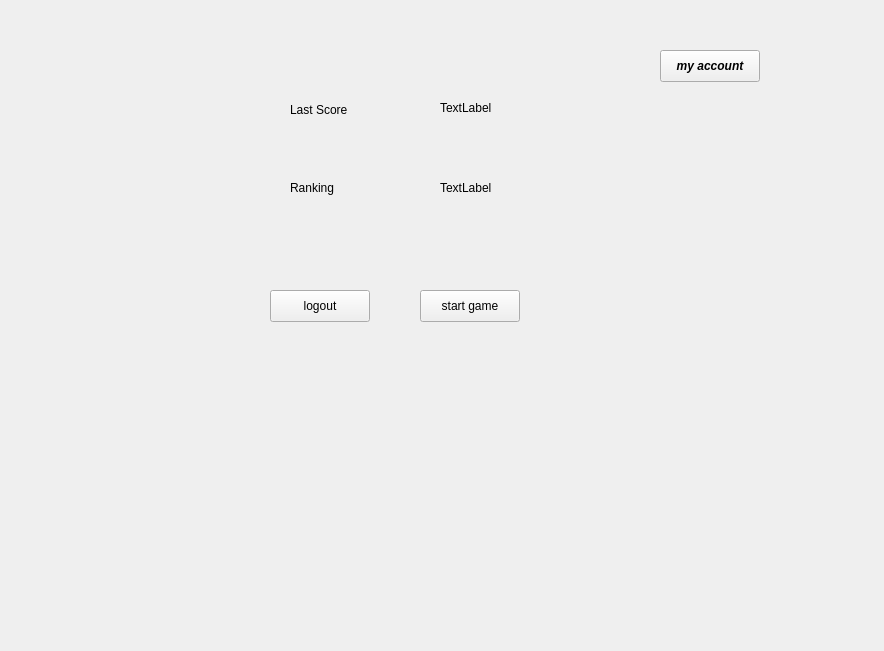
<?xml version="1.0" encoding="UTF-8"?>
<ui version="4.0">
 <class>GameBoard</class>
 <widget class="QWidget" name="GameBoard">
  <property name="geometry">
   <rect>
    <x>0</x>
    <y>0</y>
    <width>884</width>
    <height>651</height>
   </rect>
  </property>
  <property name="windowTitle">
   <string>GameBoard</string>
  </property>
  <widget class="QLabel" name="label">
   <property name="geometry">
    <rect>
     <x>290</x>
     <y>100</y>
     <width>111</width>
     <height>20</height>
    </rect>
   </property>
   <property name="text">
    <string>Last Score</string>
   </property>
  </widget>
  <widget class="QLabel" name="label_2">
   <property name="geometry">
    <rect>
     <x>290</x>
     <y>180</y>
     <width>58</width>
     <height>16</height>
    </rect>
   </property>
   <property name="text">
    <string>Ranking</string>
   </property>
  </widget>
  <widget class="QLabel" name="label_3">
   <property name="geometry">
    <rect>
     <x>440</x>
     <y>100</y>
     <width>58</width>
     <height>16</height>
    </rect>
   </property>
   <property name="text">
    <string>TextLabel</string>
   </property>
  </widget>
  <widget class="QLabel" name="label_4">
   <property name="geometry">
    <rect>
     <x>440</x>
     <y>180</y>
     <width>58</width>
     <height>16</height>
    </rect>
   </property>
   <property name="text">
    <string>TextLabel</string>
   </property>
  </widget>
  <widget class="QPushButton" name="logoutButton">
   <property name="geometry">
    <rect>
     <x>270</x>
     <y>290</y>
     <width>100</width>
     <height>32</height>
    </rect>
   </property>
   <property name="text">
    <string>logout</string>
   </property>
  </widget>
  <widget class="QPushButton" name="startGame">
   <property name="geometry">
    <rect>
     <x>420</x>
     <y>290</y>
     <width>100</width>
     <height>32</height>
    </rect>
   </property>
   <property name="text">
    <string>start game</string>
   </property>
  </widget>
  <widget class="QPushButton" name="checkAccountButton">
   <property name="geometry">
    <rect>
     <x>660</x>
     <y>50</y>
     <width>100</width>
     <height>32</height>
    </rect>
   </property>
   <property name="font">
    <font>
     <italic>true</italic>
     <bold>true</bold>
    </font>
   </property>
   <property name="text">
    <string>my account</string>
   </property>
  </widget>
  <zorder>logoutButton</zorder>
  <zorder>label</zorder>
  <zorder>label_2</zorder>
  <zorder>label_3</zorder>
  <zorder>label_4</zorder>
  <zorder>startGame</zorder>
  <zorder>checkAccountButton</zorder>
 </widget>
 <resources/>
 <connections/>
</ui>
